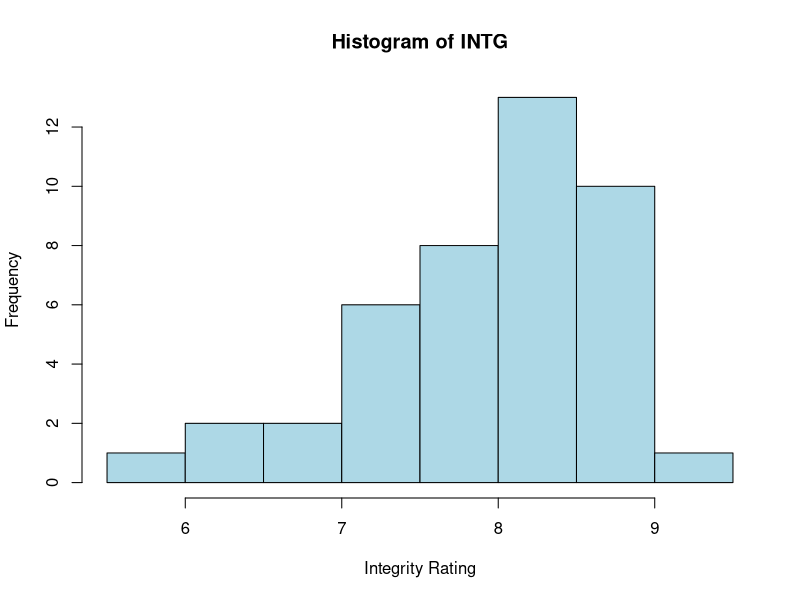
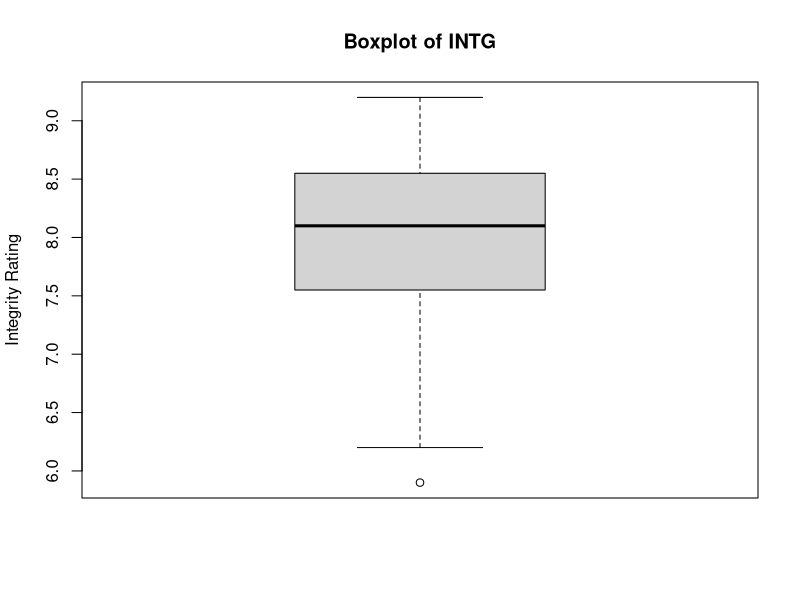
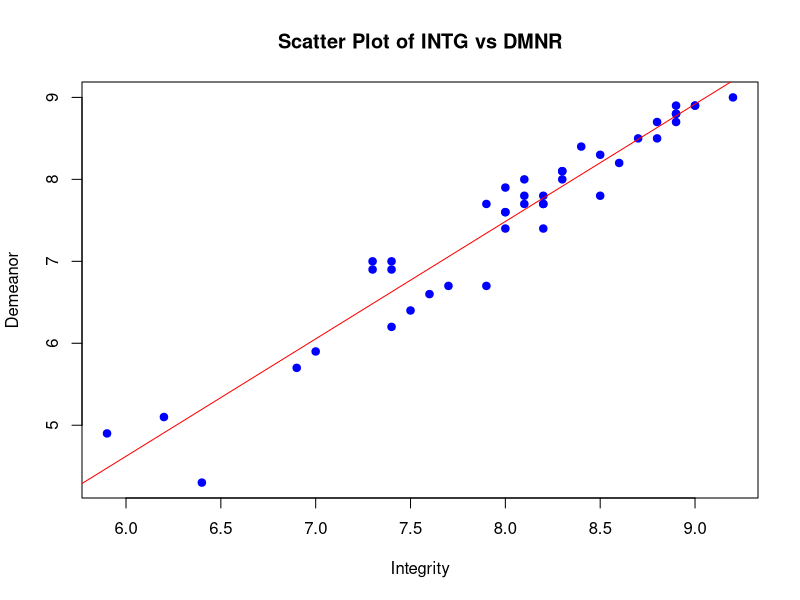
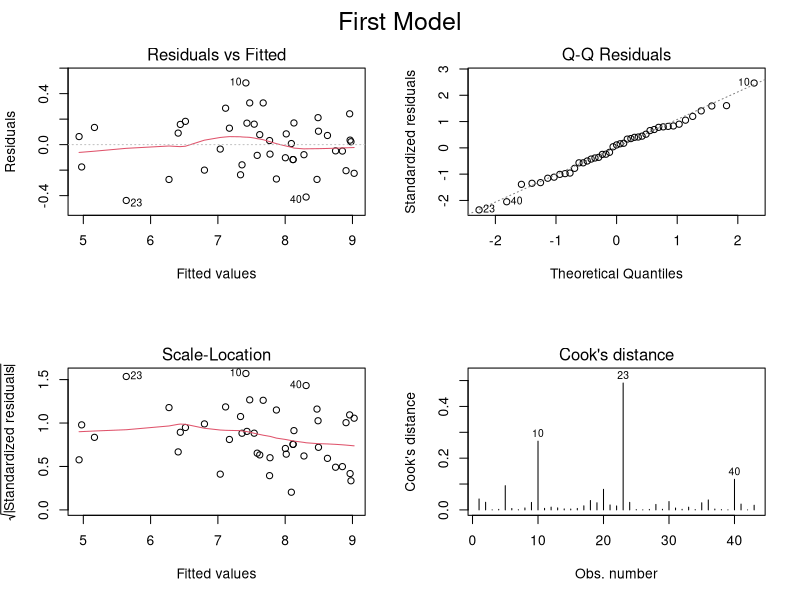
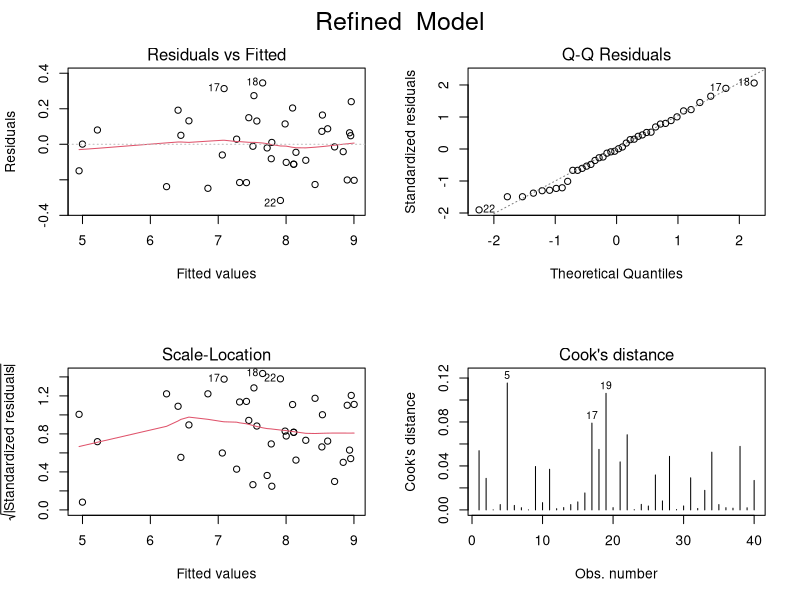
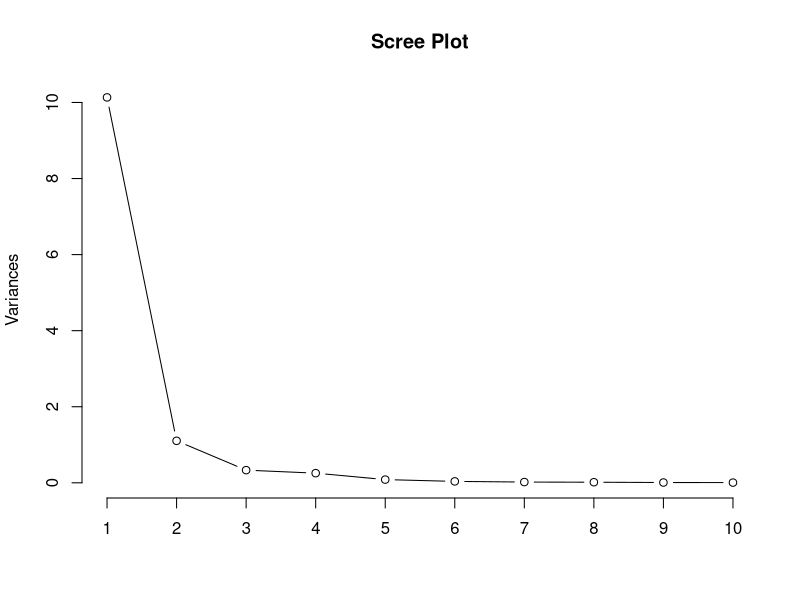
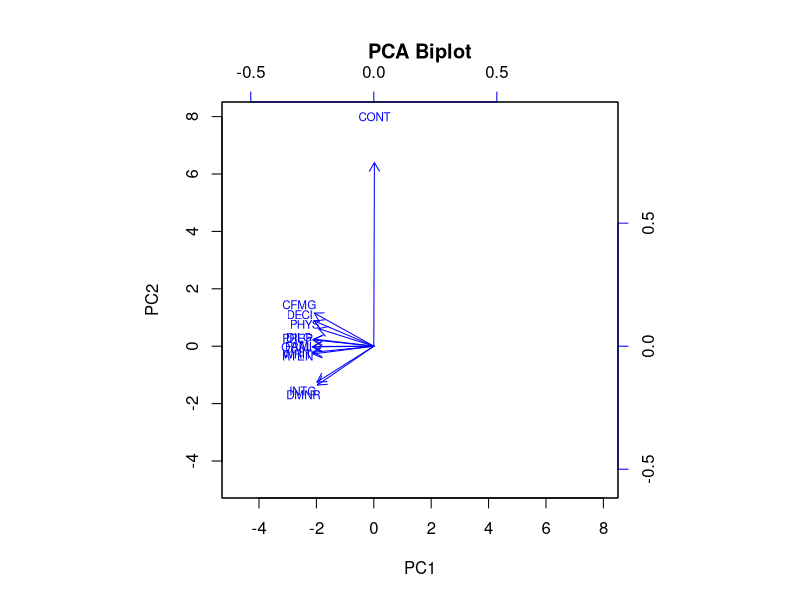

Write the R code that produced these figures, in order.
# Load and inspect the dataset
data(USJudgeRatings)
str(USJudgeRatings)


# Summary statistics for a numerical variable (e.g., INTG)
summary(USJudgeRatings$INTG)
sd(USJudgeRatings$INTG)

# Visualization: Histogram and Boxplot
hist(USJudgeRatings$INTG, main="Histogram of INTG", xlab="Integrity Rating", col="lightblue")
boxplot(USJudgeRatings$INTG, main="Boxplot of INTG", ylab="Integrity Rating")

###################################################################################

# Correlation between INTG and DMNR
cor(USJudgeRatings$INTG, USJudgeRatings$DMNR)

# Scatter plot with trend line
plot(USJudgeRatings$INTG, USJudgeRatings$DMNR, main="Scatter Plot of INTG vs DMNR", 
     xlab="Integrity", ylab="Demeanor", pch=19, col="blue")
abline(lm(USJudgeRatings$DMNR ~ USJudgeRatings$INTG), col="red")

# Linear regression: Predict RTEN using INTG, DMNR, and CFMG
model <- lm(RTEN ~ DMNR + CFMG, data=USJudgeRatings)
summary(model)

# Diagnostics: Residual plots
par(mfrow=c(2,2))
plot(model, which=1:4, labels.id=NULL) 
mtext("First Model", side = 3, outer = TRUE, line = -2, cex = 1.5)


# Refined Model

influential_points <- c(10,23,40)
 #Remove Influential Points
USJudgeRatings_clean <- USJudgeRatings[-influential_points, ]

# Re-run the Regression Model
model_updated <- lm(RTEN ~ DMNR + CFMG , data=USJudgeRatings_clean)
summary(model_updated)

#Re-check Diagnostics
par(mfrow=c(2, 2))  # Reset 2x2 plot layout
plot(model_updated, which=1:4, labels.id=NULL)
mtext("Refined  Model", side = 3, outer = TRUE, line = -2, cex = 1.5)

###################################################################################

# Principal Component Analysis (PCA)
pca <- prcomp(USJudgeRatings, scale.=TRUE)
par(mfrow=c(1,1))
plot(pca, type="l", main="Scree Plot")
summary(pca)
biplot(pca, scale=0, main="PCA Biplot", cex=0.7, col=c("black", "blue"), xlabs=rep("", nrow(USJudgeRatings)))



